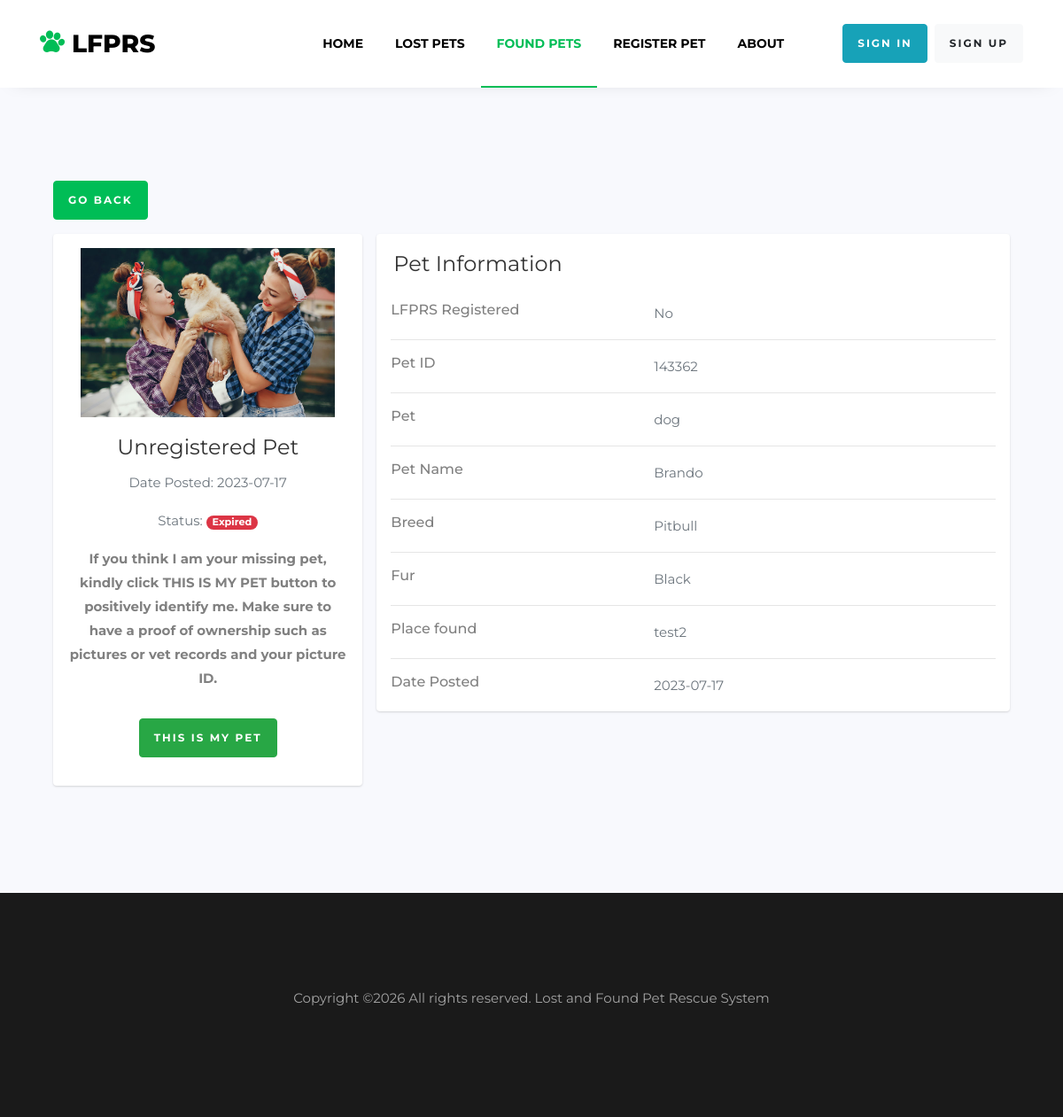
/found.php?id=13, run on the app's committed database.
### tables this page shows
CREATE TABLE `reportfoundpet` (
  `id` int(11) NOT NULL,
  `registered` int(11) NOT NULL,
  `userid` int(11) NOT NULL,
  `petid` varchar(255) NOT NULL,
  `petname` varchar(255) NOT NULL,
  `pet` varchar(255) NOT NULL,
  `fur` varchar(255) NOT NULL,
  `breed` varchar(255) NOT NULL,
  `petimage` varchar(255) NOT NULL,
  `placefound` varchar(255) NOT NULL,
  `foundername` varchar(255) NOT NULL,
  `foundercontact` varchar(255) NOT NULL,
  `founderemail` varchar(255) NOT NULL,
  `surrender` int(11) NOT NULL,
  `authorityname` varchar(255) NOT NULL,
  `authoritycontact` varchar(255) NOT NULL,
  `authorityaddress` varchar(255) NOT NULL,
  `approved` tinyint(4) NOT NULL DEFAULT 1,
  `date` date NOT NULL,
  `expirationdate` date NOT NULL
);

### found.php (the view, shortened to what this page needs)
<!DOCTYPE html>
<html lang="en">
  <head>
    <link rel="stylesheet" href="https://stackpath.bootstrapcdn.com/font-awesome/4.7.0/css/font-awesome.min.css">
    <link rel="stylesheet" href="css/animate.css">
    <link rel="stylesheet" href="css/owl.carousel.min.css">
    <link rel="stylesheet" href="css/owl.theme.default.min.css">
    <link rel="stylesheet" href="css/magnific-popup.css">
    <link rel="stylesheet" href="css/bootstrap-datepicker.css">
    <link rel="stylesheet" href="css/jquery.timepicker.css">
    <link rel="stylesheet" href="css/flaticon.css">
    <link rel="stylesheet" href="css/style.css">
  </head>
  <body>
		<nav class="navbar navbar-expand-lg navbar-dark ftco_navbar bg-dark ftco-navbar-light" id="ftco-navbar">
	    <div class="container">
	    	<a class="navbar-brand" href="#"><span class="flaticon-pawprint-1 mr-2"></span>LFPRS</a>
	      <div class="collapse navbar-collapse" id="ftco-nav">
	        <ul class="navbar-nav ml-auto">
	        	<li class="nav-item"><a href="index.php" class="nav-link">Home</a></li>
	        	<li class="nav-item"><a href="lostpets.php" class="nav-link">Lost Pets</a></li>
	        	<li class="nav-item active"><a href="foundpets.php" class="nav-link">Found Pets</a></li>
	        	<li class="nav-item"><a href="registerpet.php" class="nav-link">Register Pet</a></li>
	          <li class="nav-item"><a href="about.php" class="nav-link">About</a></li>
			  </ul>
	          <form class="form-inline my-2 my-lg-0">
      <?php
include("config.php");
$viewid = $_GET['id'];
if(!isset($_SESSION['users'])){
    echo "<a href='login.php'><button type='button' class='btn btn-info ml-5 mr-2'>Sign In</button></a>";
    echo "<a href='signup.php'><button type='button' class='btn btn-light'>Sign Up</button></a>";
}
$sql = "SELECT id,registered, petname, petid, pet, fur, breed, petimage,  placefound, date, expirationdate FROM reportfoundpet WHERE id=$viewid";
$result = $db->query($sql);
while($row = $result->fetch_assoc()) {
    $expirationdate = $row['expirationdate'];
    $currentDate = date("Y-m-d");
    $daysLeft = floor((strtotime($expirationdate) - strtotime($currentDate)) / (60 * 60 * 24));
    $register = $row['registered'];
    if ($register == 0) {
      $registerText = "Unregistered Pet";
    } elseif ($register == 1) {
      $registerText = "Registered Pet";
    } else {
      $registerText = " ";
    }
?>
      </form>
	      </div>
	    </div>
	  </nav>
    <section class="ftco-section bg-light">
    <div class="container bootstrap snippets bootdey">
        <div class="container">
            <div class="main-body">
            <a href="foundpets.php" class="btn btn-primary go-back-btn mb-3">Go Back</a>
                    <div class="row gutters-sm">
                        <div class="col-md-4 mb-3">
                            <div class="card">
                                <div class="card-body">
                                    <div class="d-flex flex-column align-items-center text-center">
                                        <img src="<?php echo $row['petimage'] ?>" alt="Admin"  class="col-md-12">
                                        <div class="mt-3">
                                            <h4><?php echo $registerText; ?></h4>
                                            <p class="text-muted font-size-sm">Date Posted: <?php echo $row['date'] ?>
                                            <p class="text-muted font-size-sm">Status: <?php  if ($daysLeft > 0) {
            echo "<span class='badge badge-pill badge-success'>Active</span>";
        } else {
            echo "<span class='badge badge-pill badge-danger'>Expired</span>";
        } ?> </p>
                                            <p class="font-weight-bold font-size-sm">If you think I am your missing pet, kindly click THIS IS MY PET button to positively identify me. Make sure to have a proof of ownership such as pictures or vet records and your picture ID.</P>
                                            <a href='foundinfo.php?id=<?php echo $row['id'] ?>'><button class="btn btn-success mt-3">This is my pet
                  </button></a>
                                            </p>
                                        </div>
                                    </div>
                                </div>
                            </div>
                        </div>
                        <div class="col-md-8 mb-3">
                            <div class="card">
                            <div class="col-sm-5 mt-3 ml-1">
                            <h4 >Pet Information</h4>
</div>
                                <div class="card-body">
                                    <div class="row">
                                        <div class="col-sm-5">
                                            <h6 >LFPRS Registered</h6>
                                        </div>
                                        <div class="col-sm-7 text-secondary">
                                        <?php if ($row['registered'] == 1) {
  echo "Yes";
} elseif ($row['registered'] == 0) {
  echo "No";
} ?>
                                        </div>
                                    </div>
                                    <hr>
                                    <div class="row">
                                        <div class="col-sm-5">
                                            <h6 class="mb-0">Pet ID</h6>
                                        </div>
                                        <div class="col-sm-7 text-secondary">
                                            <?php echo $row['petid'] ?>
                                        </div>
                                    </div>
                                    <hr>
                                    <div class="row">
                                        <div class="col-sm-5">
                                            <h6 class="mb-0">Pet</h6>
                                        </div>
                                        <div class="col-sm-7 text-secondary">
                                            <?php echo $row['pet'] ?>
                                        </div>
                                    </div>
                                    <hr>
                                    <div class="row">
                                        <div class="col-sm-5">
                                            <h6 class="mb-0">Pet Name</h6>
                                        </div>
                                        <div class="col-sm-7 text-secondary">
                                            <?php echo $row['petname'] ?>
                                        </div>
                                    </div>
                                    <hr>
                                    <div class="row">
                                        <div class="col-sm-5">
                                            <h6 class="mb-0">Breed</h6>
                                        </div>
                                        <div class="col-sm-7 text-secondary">
                                            <?php echo $row['breed'] ?>
                                        </div>
                                    </div>
                                    <hr>
                                    <div class="row">
                                        <div class="col-sm-5">
                                            <h6 class="mb-0">Fur</h6>
                                        </div>
                                        <div class="col-sm-7 text-secondary">
                                            <?php echo $row['fur'] ?>
                                        </div>
                                    </div> <hr>
                                    <div class="row">
                                        <div class="col-sm-5">
                                            <h6 class="mb-0">Place found</h6>
                                        </div>
                                        <div class="col-sm-7 text-secondary">
                                            <?php echo $row['placefound'] ?>
                                        </div>
                                    </div> <hr>
                                    <div class="row">
                                        <div class="col-sm-5">
                                            <h6 class="mb-0">Date Posted</h6>
                                        </div>
                                        <div class="col-sm-7 text-secondary">
                                            <?php echo $row['date'] ?>
                                        </div>
                                    </div>
                                </div>
                            </div>
                <?php
                }
                ?>
            </div>
        </div>
    </div>
</section>
    <footer class="footer">
			<div class="container">
			<div class=" text-center">
			<p>
  Copyright &copy;<script>document.write(new Date().getFullYear());</script> All rights reserved. Lost and Found Pet Rescue System</p>
          </div>
</div>
		</footer>
  </body>
</html>

### found.php (style rules this page uses)
.card { box-shadow: 0 1px 3px 0 rgba(0,0,0,.1), 0 1px 2px 0 rgba(0,0,0,.06); }
.card { position: relative; display: flex; flex-direction: column; min-width: 0; word-wrap: break-word; background-color: #fff; background-clip: border-box; border: 0 solid rgba(0,0,0,.125); border-radius: .25rem; }
.card-body { flex: 1 1 auto; min-height: 1px; padding: 1rem; }
.gutters-sm { margin-right: -8px; margin-left: -8px; }
.gutters-sm>.col, .gutters-sm>[class*=col-] { padding-right: 8px; padding-left: 8px; }
.mb-3, .my-3 { margin-bottom: 1rem!important; }

### data on the page
reportfoundpet: petimage (picture), registered "Unregistered Pet", date "2023-07-17", expirationdate "Expired", shows "No", petid "143362", pet "dog", petname "Brando", breed "Pitbull", fur "Black", placefound "test2"
